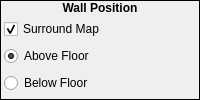
        <widget class="QFrame" name="frame_3">
         <property name="frameShape">
          <enum>QFrame::Box</enum>
         </property>
         <property name="frameShadow">
          <enum>QFrame::Plain</enum>
         </property>
         <layout class="QVBoxLayout" name="verticalLayout_8">
          <property name="spacing">
           <number>0</number>
          </property>
          <property name="margin">
           <number>0</number>
          </property>
          <item>
           <widget class="QLabel" name="label_13">
            <property name="sizePolicy">
             <sizepolicy hsizetype="Preferred" vsizetype="Fixed">
              <horstretch>0</horstretch>
              <verstretch>0</verstretch>
             </sizepolicy>
            </property>
            <property name="font">
             <font>
              <weight>75</weight>
              <bold>true</bold>
             </font>
            </property>
            <property name="text">
             <string>Wall Position</string>
            </property>
            <property name="alignment">
             <set>Qt::AlignCenter</set>
            </property>
           </widget>
          </item>
          <item>
           <widget class="QWidget" name="widget_2" native="true">
            <layout class="QVBoxLayout" name="verticalLayout_9">
             <property name="spacing">
              <number>3</number>
             </property>
             <property name="leftMargin">
              <number>3</number>
             </property>
             <property name="topMargin">
              <number>0</number>
             </property>
             <property name="rightMargin">
              <number>3</number>
             </property>
             <property name="bottomMargin">
              <number>0</number>
             </property>
             <item>
              <widget class="QCheckBox" name="cbSurroundWithWall">
               <property name="text">
                <string>Surround Map</string>
               </property>
               <property name="checked">
                <bool>true</bool>
               </property>
              </widget>
             </item>
             <item>
              <widget class="QRadioButton" name="rbWallAboveFloor">
               <property name="text">
                <string>Above Floor</string>
               </property>
               <property name="checked">
                <bool>true</bool>
               </property>
              </widget>
             </item>
             <item>
              <widget class="QRadioButton" name="rbWallBelowFloor">
               <property name="text">
                <string>Below Floor</string>
               </property>
              </widget>
             </item>
            </layout>
           </widget>
          </item>
         </layout>
        </widget>
